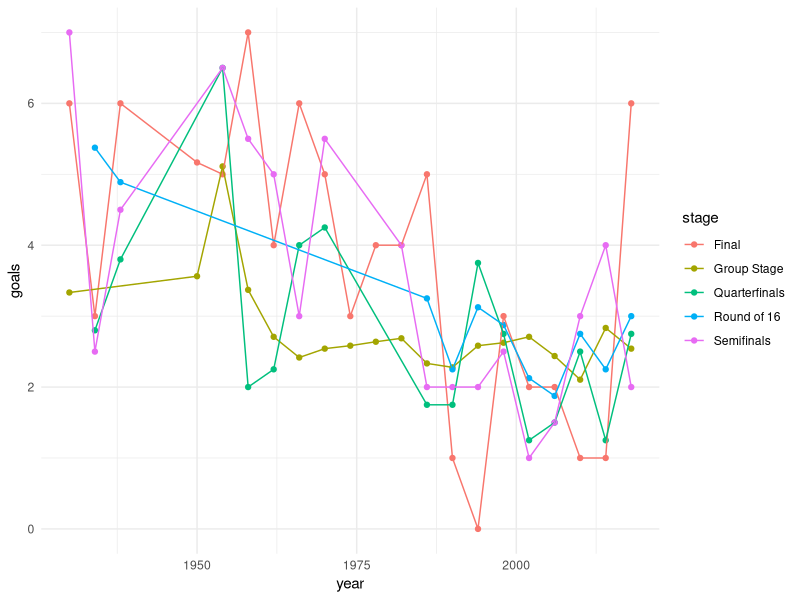
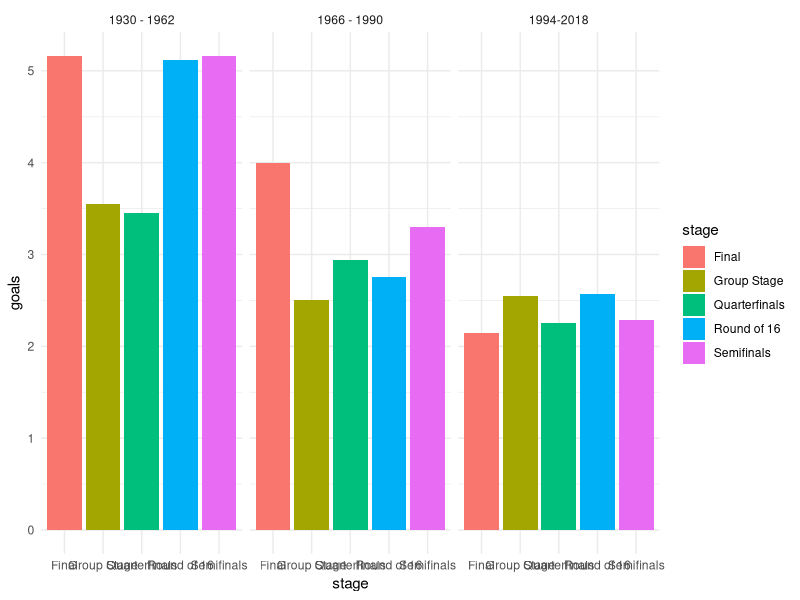

R code for these plots, in order:
## ---- chunk 1
#| label: load-pkgs
#| message: false
#| warning: false

library(tidyverse)
library(dplyr)
library(stringr)
## ---- chunk 2
#| label: load-data
#| message: false

matches <- read.csv("data/wcmatches.csv")
wc <- read.csv("data/worldcups.csv")
## ---- chunk 3
#| label: data-manipulation

matches_q1 <- matches %>%
  filter(stage != "Third place") |>
  mutate(stage = if_else(str_detect(stage, "Group"), "Group Stage", if_else(str_detect(stage, "Final"), "Final", stage)),
         total_score = home_score + away_score) |>
  mutate(year_group = if_else(year <= 1962, "1930 - 1962",
                              if_else( year <= 1990, "1966 - 1990", "1994-2018")))


## ---- chunk 4
#| label: Q1-viz-1
matches_q1 |>
  group_by(year, stage) |>
  summarize(goals = mean(total_score)) |>
  ggplot(aes(x = year, y = goals, color = stage)) +
  geom_point() +
  geom_line() +
  theme_minimal()

matches_q1 |>
  group_by(stage, year_group) |>
  summarize(goals = mean(total_score)) |>
  ggplot(aes(x = stage, y = goals, fill = stage)) +
  facet_wrap(~year_group) +
  geom_col() +
  theme_minimal()
  
  

  
  

## ---- chunk 5
#| label: data-manipulation-2

matches_q2 <- matches %>%
    pivot_longer(
    cols = c("home_team", "away_team"),
    names_to = "home_away",
    values_to = "team"
  ) %>%
  mutate(goal_differential = if_else(
    home_away == "home_team",
    home_score - away_score,
    away_score - home_score)) %>%
  group_by(team) %>%
  summarise(total_goal_diff = sum(goal_differential), games = n())

wc_q2 <- wc %>%
    pivot_longer(
    cols = c("winner", "second", "third", "fourth"),
    names_to = "placement",
    values_to = "team"
  )
  
